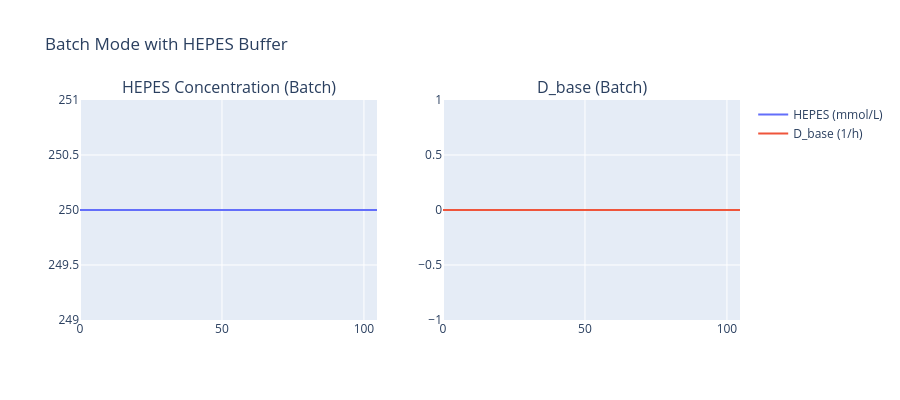

Notebook code cell kept with this figure:
### Markdown cell above
## Test 8: Batch Mode (No Feed)

In batch mode, there is no feed medium, so the buffer concentration should only change via base
dilution (D_base). If D_base is small, the buffer concentration should remain nearly constant.

### Code cell
params_batch = load_params(with_buffer=True, operating_mode_file=None) if False else load_params(with_buffer=True)
# For batch mode, we don't load the fed_batch operating mode file
params_batch = SimulationParameters.load_parameters([
    'base_parameters',
    'stoichiometry/anab_GFI',
    'stoichiometry/cata_GFI',
    'cell_properties/cell_GFI',
])
hepes = BufferDefinition(
    name='HEPES',
    pKa=Parameter(name='HEPES pKa', value=7.55, unit='-'),
    C_init=Parameter(name='HEPES Initial', value=25.0, unit='mmol/L'),
    C_feed=Parameter(name='HEPES Feed', value=25.0, unit='mmol/L'),
    type='monoprotic',
)
params_batch.acid_base_properties.buffers = [hepes]
params_batch.recompute_derived_parameters()

sim_batch = CellCultureSimulation(
    parameters=params_batch,
    kinetics=Kinetics.STOICHIOMETRIC,
    operating_mode=OperatingMode.BATCH,
    gas_controller=GasController.CASCADE_N_FG_XO2,
    stoichiometry_mode=StoichiometryMode.CONSTANT,
    performance_mode=False,
)
sim_batch.run_simulation(number_of_batches=1)

batch_b = sim_batch.data.batches[0]
t_b = batch_b.t_points
C_hepes_b = batch_b.y_points[11, :]
D_base_b = batch_b.D_base_list

fig = make_subplots(rows=1, cols=2, subplot_titles=('HEPES Concentration (Batch)', 'D_base (Batch)'))
fig.add_trace(go.Scatter(x=t_b, y=C_hepes_b, name='HEPES (mmol/L)'), row=1, col=1)
fig.add_trace(go.Scatter(x=t_b, y=D_base_b, name='D_base (1/h)'), row=1, col=2)
fig.update_layout(title='Batch Mode with HEPES Buffer', height=400)
fig.show()

print(f'HEPES: init={C_hepes_b[0]:.4f}, final={C_hepes_b[-1]:.4f} mmol/L')
print(f'Change: {C_hepes_b[-1] - C_hepes_b[0]:.6f} mmol/L (should be small, only base dilution)')
print('✓ Batch mode test completed.')

### Figure 1 — Plotly figure (JSON) as saved in the notebook; plotly's stock layout.template omitted (floating-point values rounded to 4 significant figures)
{"data": [{"name": "HEPES (mmol/L)", "type": "scatter", "x": [0.0, 0.02177, 0.04355, 0.08709, 0.1306, 0.1742, 0.6096, 1.045, 1.481, 1.916, 2.916, 3.916, 4.916, 5.916, 6.916, 7.916, 8.916, 9.916, 10.92, 11.92, 12.92, 13.92, 14.92, 15.92, 16.92, 17.92, 18.92, 19.92, 20.92, 21.92, 22.92, 23.92, 24.92, 25.92, 26.92, 27.92, 28.92, 29.92, 30.92, 31.92, 32.92, 33.92, 34.92, 35.92, 36.92, 37.92, 38.92, 39.92, 40.92, 41.92, 42.92, 43.92, 44.92, 45.92, 46.92, 47.92, 48.92, 49.92, 50.92, 51.92, 52.92, 53.92, 54.92, 55.92, 56.92, 57.92, 58.92, 59.92, 60.92, 61.92, 62.92, 63.92, 64.92, 65.92, 66.92, 67.92, 68.92, 69.92, 70.92, 71.92, 72.92, 73.92, 74.92, 75.92, 76.92, 77.92, 78.92, 79.92, 80.92, 81.92, 82.92, 83.92, 84.92, 85.92, 86.92, 87.92, 88.92, 89.92, 90.92, 91.92, 92.92, 93.92, 94.92, 95.92, 96.92, 97.92, 98.92, 99.92, 100.9, 101.9, 102.9, 103.9, 104.2, 104.4, 104.5, 104.5, 104.6], "xaxis": "x", "y": [250.0, 250.0, 250.0, 250.0, 250.0, 250.0, 250.0, 250.0, 250.0, 250.0, 250.0, 250.0, 250.0, 250.0, 250.0, 250.0, 250.0, 250.0, 250.0, 250.0, 250.0, 250.0, 250.0, 250.0, 250.0, 250.0, 250.0, 250.0, 250.0, 250.0, 250.0, 250.0, 250.0, 250.0, 250.0, 250.0, 250.0, 250.0, 250.0, 250.0, 250.0, 250.0, 250.0, 250.0, 250.0, 250.0, 250.0, 250.0, 250.0, 250.0, 250.0, 250.0, 250.0, 250.0, 250.0, 250.0, 250.0, 250.0, 250.0, 250.0, 250.0, 250.0, 250.0, 250.0, 250.0, 250.0, 250.0, 250.0, 250.0, 250.0, 250.0, 250.0, 250.0, 250.0, 250.0, 250.0, 250.0, 250.0, 250.0, 250.0, 250.0, 250.0, 250.0, 250.0, 250.0, 250.0, 250.0, 250.0, 250.0, 250.0, 250.0, 250.0, 250.0, 250.0, 250.0, 250.0, 250.0, 250.0, 250.0, 250.0, 250.0, 250.0, 250.0, 250.0, 250.0, 250.0, 250.0, 250.0, 250.0, 250.0, 250.0, 250.0, 250.0, 250.0, 250.0, 250.0, 250.0], "yaxis": "y"}, {"name": "D_base (1/h)", "type": "scatter", "x": [0.0, 0.02177, 0.04355, 0.08709, 0.1306, 0.1742, 0.6096, 1.045, 1.481, 1.916, 2.916, 3.916, 4.916, 5.916, 6.916, 7.916, 8.916, 9.916, 10.92, 11.92, 12.92, 13.92, 14.92, 15.92, 16.92, 17.92, 18.92, 19.92, 20.92, 21.92, 22.92, 23.92, 24.92, 25.92, 26.92, 27.92, 28.92, 29.92, 30.92, 31.92, 32.92, 33.92, 34.92, 35.92, 36.92, 37.92, 38.92, 39.92, 40.92, 41.92, 42.92, 43.92, 44.92, 45.92, 46.92, 47.92, 48.92, 49.92, 50.92, 51.92, 52.92, 53.92, 54.92, 55.92, 56.92, 57.92, 58.92, 59.92, 60.92, 61.92, 62.92, 63.92, 64.92, 65.92, 66.92, 67.92, 68.92, 69.92, 70.92, 71.92, 72.92, 73.92, 74.92, 75.92, 76.92, 77.92, 78.92, 79.92, 80.92, 81.92, 82.92, 83.92, 84.92, 85.92, 86.92, 87.92, 88.92, 89.92, 90.92, 91.92, 92.92, 93.92, 94.92, 95.92, 96.92, 97.92, 98.92, 99.92, 100.9, 101.9, 102.9, 103.9, 104.2, 104.4, 104.5, 104.5, 104.6], "xaxis": "x2", "y": [0.0, 0.0, 0.0, 0.0, 0.0, 0.0, 0.0, 0.0, 0.0, 0.0, 0.0, 0.0, 0.0, 0.0, 0.0, 0.0, 0.0, 0.0, 0.0, 0.0, 0.0, 0.0, 0.0, 0.0, 0.0, 0.0, 0.0, 0.0, 0.0, 0.0, 0.0, 0.0, 0.0, 0.0, 0.0, 0.0, 0.0, 0.0, 0.0, 0.0, 0.0, 0.0, 0.0, 0.0, 0.0, 0.0, 0.0, 0.0, 0.0, 0.0, 0.0, 0.0, 0.0, 0.0, 0.0, 0.0, 0.0, 0.0, 0.0, 0.0, 0.0, 0.0, 0.0, 0.0, 0.0, 0.0, 0.0, 0.0, 0.0, 0.0, 0.0, 0.0, 0.0, 0.0, 0.0, 0.0, 0.0, 0.0, 0.0, 0.0, 0.0, 0.0, 0.0, 0.0, 0.0, 0.0, 0.0, 0.0, 0.0, 0.0, 0.0, 0.0, 0.0, 0.0, 0.0, 0.0, 0.0, 0.0, 0.0, 0.0, 0.0, 0.0, 0.0, 0.0, 0.0, 0.0, 0.0, 0.0, 0.0, 0.0, 0.0, 0.0, 0.0, 0.0, 0.0, 0.0, 0.0], "yaxis": "y2"}], "layout": {"annotations": [{"font": {"size": 16}, "showarrow": false, "text": "HEPES Concentration (Batch)", "x": 0.225, "xanchor": "center", "xref": "paper", "y": 1, "yanchor": "bottom", "yref": "paper"}, {"font": {"size": 16}, "showarrow": false, "text": "D_base (Batch)", "x": 0.775, "xanchor": "center", "xref": "paper", "y": 1, "yanchor": "bottom", "yref": "paper"}], "height": 400, "title": {"text": "Batch Mode with HEPES Buffer"}, "xaxis": {"anchor": "y", "domain": [0, 0.45]}, "xaxis2": {"anchor": "y2", "domain": [0.55, 1]}, "yaxis": {"anchor": "x", "domain": [0, 1]}, "yaxis2": {"anchor": "x2", "domain": [0, 1]}}}
